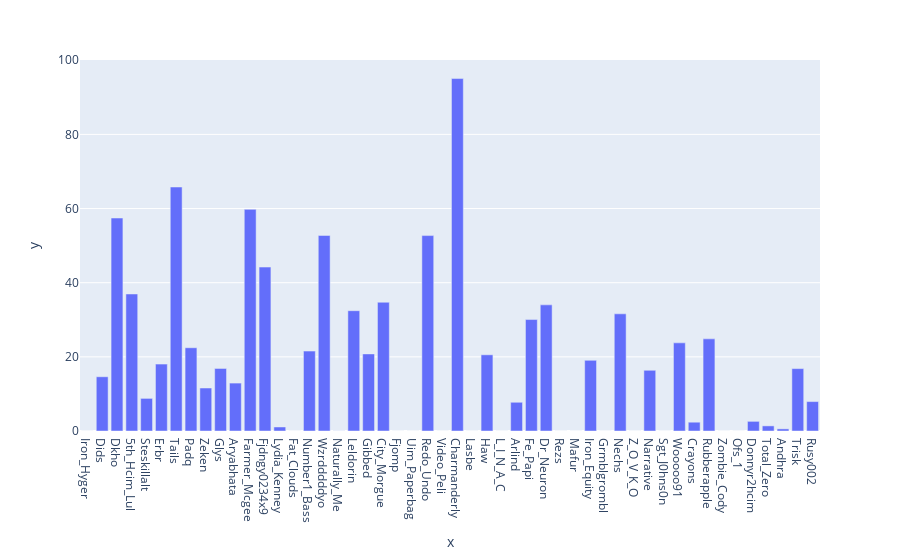
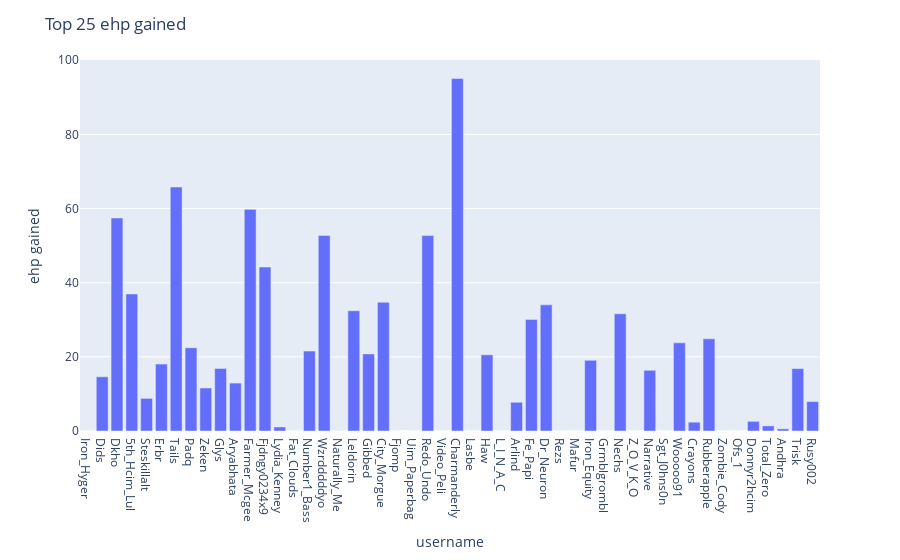

Here is the notebook cell these charts were saved with, in order:
### Code cell
import plotly.express as px
fig = px.bar(top_25, x=weekly_df.index, y=weekly_df['Ehp'])
fig.show()

# Set the axis labels
fig.update_layout(
    xaxis_title='username',
    yaxis_title='ehp gained',
    title = 'Top 25 ehp gained'
)

### Figure 1 — Plotly figure (JSON) as saved in the notebook; plotly's stock layout.template omitted (floating-point values rounded to 4 significant figures)
{"data": [{"alignmentgroup": "True", "hovertemplate": "x=%{x}<br>y=%{y}<extra></extra>", "legendgroup": "", "marker": {"color": "#636efa", "pattern": {"shape": ""}}, "name": "", "offsetgroup": "", "orientation": "v", "showlegend": false, "textposition": "auto", "type": "bar", "x": ["Iron_Hyger", "Dids", "Dkho", "5th_Hcim_Lul", "Steskillalt", "Erbr", "Tails", "Padq", "Zeken", "Glys", "Aryabhata", "Farmer_Mcgee", "Fjdngy0234x9", "Lydia_Kenney", "Fat_Clouds", "Number1_Bass", "Wzrdddddyo", "Naturally_Me", "Leldorin", "Gibbed", "City_Morgue", "Fjomp", "Uim_Paperbag", "Redo_Undo", "Video_Peli", "Charmanderly", "Lasbe", "Haw", "L_I_N_A_C", "Arlind", "Fe_Papi", "Dr_Neuron", "Rezs", "Mafur", "Iron_Equity", "Grmblgrombl", "Nechs", "Z_O_V_K_O", "Narrative", "Sgt_J0hns0n", "Wooooo91", "Crayons", "Rubberapple", "Zombie_Cody", "Ofs_1", "Donnyr2hcim", "Total_Zero", "Andhra", "Trisk", "Rusy002"], "xaxis": "x", "y": [0, 14.63, 57.44, 36.96, 8.796, 18.04, 65.81, 22.45, 11.6, 16.87, 12.93, 59.78, 44.22, 1.087, 0, 21.55, 52.74, 0.0251, 32.45, 20.79, 34.73, 0, 0, 52.71, 0, 95.06, 0, 20.55, 0, 7.748, 30.06, 34.02, 0, 0, 19.06, 0, 31.61, 0, 16.38, 0, 23.78, 2.374, 24.85, 0, 0, 2.603, 1.379, 0.5757, 16.83, 7.935], "yaxis": "y"}], "layout": {"barmode": "relative", "legend": {"tracegroupgap": 0}, "margin": {"t": 60}, "xaxis": {"anchor": "y", "domain": [0, 1], "title": {"text": "x"}}, "yaxis": {"anchor": "x", "domain": [0, 1], "title": {"text": "y"}}}}

### Figure 2 — Plotly figure (JSON) as saved in the notebook; plotly's stock layout.template omitted (floating-point values rounded to 4 significant figures)
{"data": [{"alignmentgroup": "True", "hovertemplate": "x=%{x}<br>y=%{y}<extra></extra>", "legendgroup": "", "marker": {"color": "#636efa", "pattern": {"shape": ""}}, "name": "", "offsetgroup": "", "orientation": "v", "showlegend": false, "textposition": "auto", "type": "bar", "x": ["Iron_Hyger", "Dids", "Dkho", "5th_Hcim_Lul", "Steskillalt", "Erbr", "Tails", "Padq", "Zeken", "Glys", "Aryabhata", "Farmer_Mcgee", "Fjdngy0234x9", "Lydia_Kenney", "Fat_Clouds", "Number1_Bass", "Wzrdddddyo", "Naturally_Me", "Leldorin", "Gibbed", "City_Morgue", "Fjomp", "Uim_Paperbag", "Redo_Undo", "Video_Peli", "Charmanderly", "Lasbe", "Haw", "L_I_N_A_C", "Arlind", "Fe_Papi", "Dr_Neuron", "Rezs", "Mafur", "Iron_Equity", "Grmblgrombl", "Nechs", "Z_O_V_K_O", "Narrative", "Sgt_J0hns0n", "Wooooo91", "Crayons", "Rubberapple", "Zombie_Cody", "Ofs_1", "Donnyr2hcim", "Total_Zero", "Andhra", "Trisk", "Rusy002"], "xaxis": "x", "y": [0, 14.63, 57.44, 36.96, 8.796, 18.04, 65.81, 22.45, 11.6, 16.87, 12.93, 59.78, 44.22, 1.087, 0, 21.55, 52.74, 0.0251, 32.45, 20.79, 34.73, 0, 0, 52.71, 0, 95.06, 0, 20.55, 0, 7.748, 30.06, 34.02, 0, 0, 19.06, 0, 31.61, 0, 16.38, 0, 23.78, 2.374, 24.85, 0, 0, 2.603, 1.379, 0.5757, 16.83, 7.935], "yaxis": "y"}], "layout": {"barmode": "relative", "legend": {"tracegroupgap": 0}, "margin": {"t": 60}, "title": {"text": "Top 25 ehp gained"}, "xaxis": {"anchor": "y", "domain": [0, 1], "title": {"text": "username"}}, "yaxis": {"anchor": "x", "domain": [0, 1], "title": {"text": "ehp gained"}}}}
